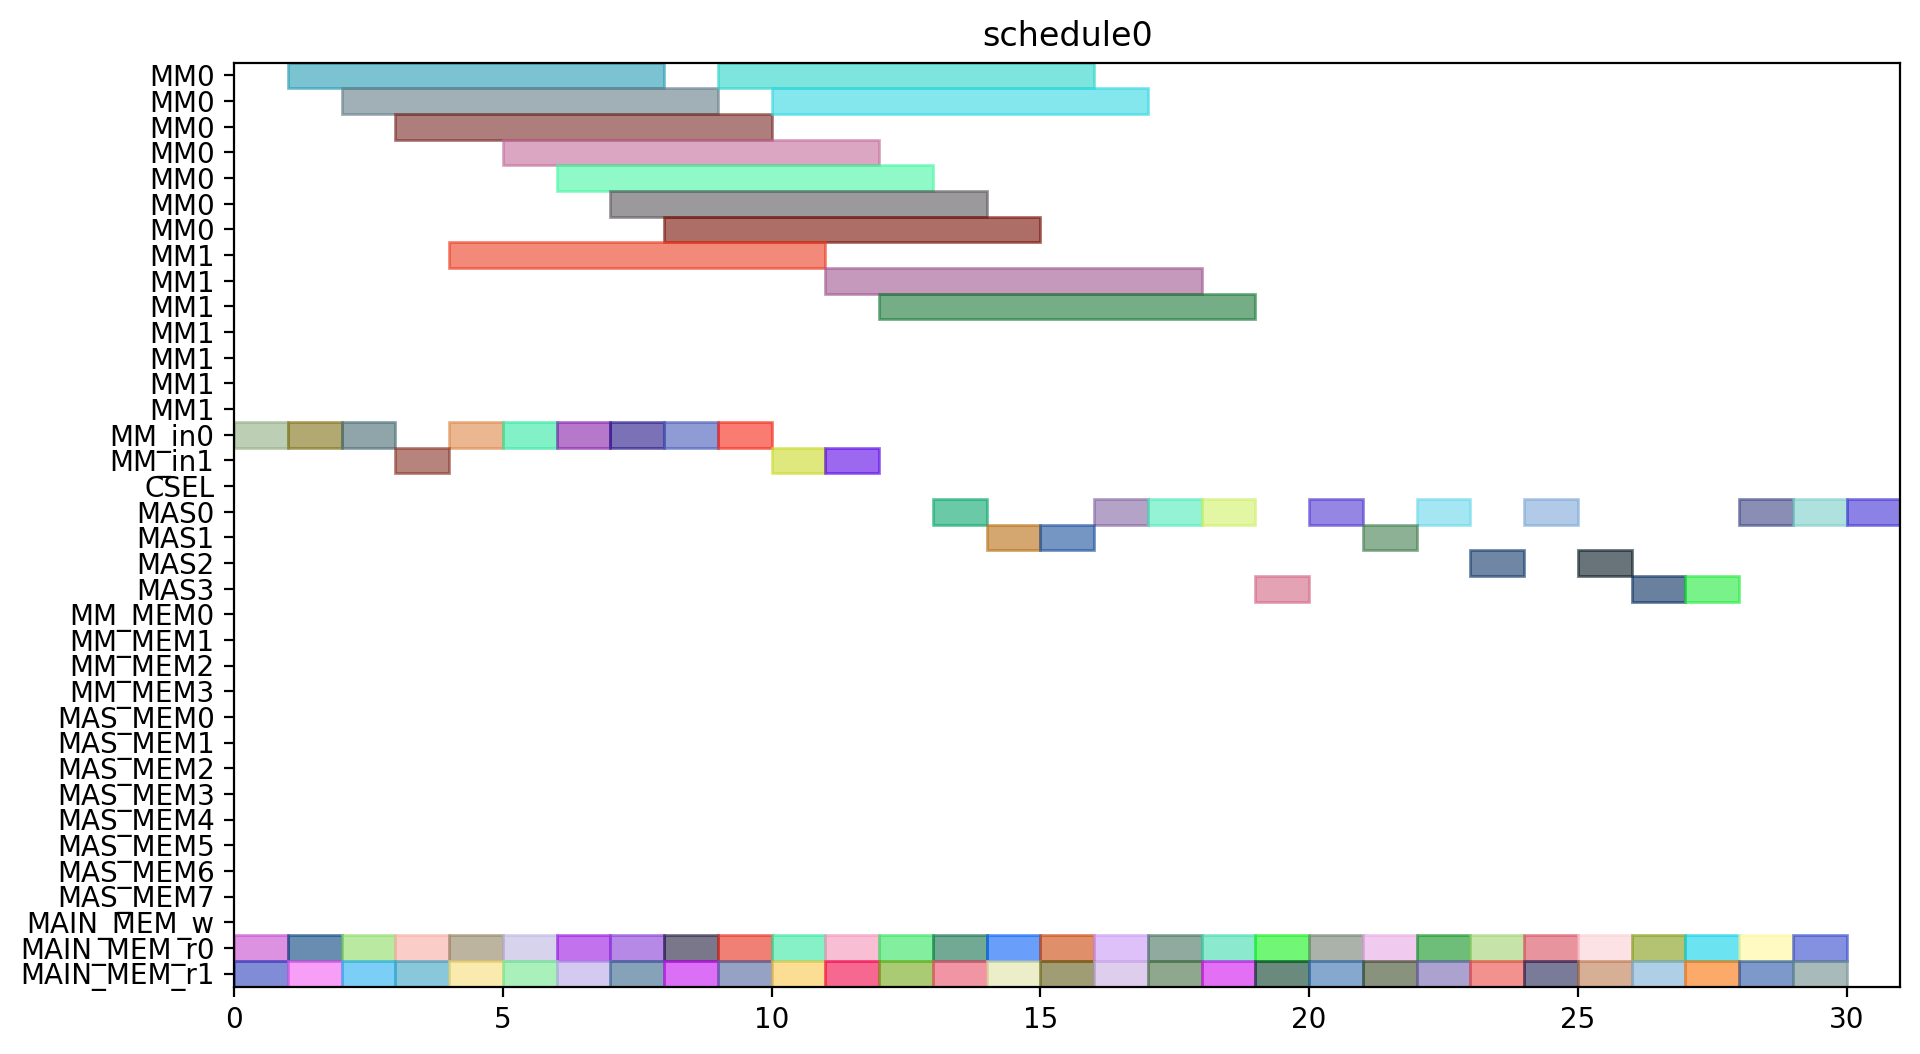

Reproduce this figure in Python.
from pyschedule import Scenario, solvers, plotters, alt


def solve():
	horizon = 120
	S = Scenario("schedule0", horizon=horizon)

	# resource
	MM = S.Resources('MM', num=2, size=7)
	MM_in = S.Resources('MM_in', num=2)
	CSEL = S.Resource('CSEL')
	MAS = S.Resources('MAS', num=4, size=1, periods=range(1, horizon))
	MM_MEM = S.Resources('MM_MEM', num=4)
	MAS_MEM = S.Resources('MAS_MEM', num=8)
	MAIN_MEM_w = S.Resource('MAIN_MEM_w', size=1)
	MAIN_MEM_r = S.Resources('MAIN_MEM_r', num=2)

	# result of previous scheduling

	# new tasks
	T1_t0 = S.Task('T1_t0', length=1, delay_cost=1)
	T1_t0 += alt(MAS)
	T1_t0_mem0 = S.Task('T1_t0_mem0', length=1, delay_cost=1)
	T1_t0_mem0 += MAIN_MEM_r[0]
	S += T1_t0_mem0 <= T1_t0

	T1_t0_mem1 = S.Task('T1_t0_mem1', length=1, delay_cost=1)
	T1_t0_mem1 += MAIN_MEM_r[1]
	S += T1_t0_mem1 <= T1_t0

	T1_t1 = S.Task('T1_t1', length=1, delay_cost=1)
	T1_t1 += alt(MAS)
	T1_t1_mem0 = S.Task('T1_t1_mem0', length=1, delay_cost=1)
	T1_t1_mem0 += MAIN_MEM_r[0]
	S += T1_t1_mem0 <= T1_t1

	T1_t1_mem1 = S.Task('T1_t1_mem1', length=1, delay_cost=1)
	T1_t1_mem1 += MAIN_MEM_r[1]
	S += T1_t1_mem1 <= T1_t1

	T1_t3 = S.Task('T1_t3', length=7, delay_cost=1)
	T1_t3 += alt(MM)
	T1_t3_in = S.Task('T1_t3_in', length=1, delay_cost=1)
	T1_t3_in += alt(MM_in)
	S += T1_t3_in*MM_in[0]<=T1_t3*MM[0]
	S += T1_t3_in*MM_in[1]<=T1_t3*MM[1]
	T1_t3_mem0 = S.Task('T1_t3_mem0', length=1, delay_cost=1)
	T1_t3_mem0 += MAIN_MEM_r[0]
	S += T1_t3_mem0 <= T1_t3

	T1_t3_mem1 = S.Task('T1_t3_mem1', length=1, delay_cost=1)
	T1_t3_mem1 += MAIN_MEM_r[1]
	S += T1_t3_mem1 <= T1_t3

	T2_t0 = S.Task('T2_t0', length=7, delay_cost=1)
	T2_t0 += alt(MM)
	T2_t0_in = S.Task('T2_t0_in', length=1, delay_cost=1)
	T2_t0_in += alt(MM_in)
	S += T2_t0_in*MM_in[0]<=T2_t0*MM[0]
	S += T2_t0_in*MM_in[1]<=T2_t0*MM[1]
	T2_t0_mem0 = S.Task('T2_t0_mem0', length=1, delay_cost=1)
	T2_t0_mem0 += MAIN_MEM_r[0]
	S += T2_t0_mem0 <= T2_t0

	T2_t0_mem1 = S.Task('T2_t0_mem1', length=1, delay_cost=1)
	T2_t0_mem1 += MAIN_MEM_r[1]
	S += T2_t0_mem1 <= T2_t0

	T2_t1 = S.Task('T2_t1', length=7, delay_cost=1)
	T2_t1 += alt(MM)
	T2_t1_in = S.Task('T2_t1_in', length=1, delay_cost=1)
	T2_t1_in += alt(MM_in)
	S += T2_t1_in*MM_in[0]<=T2_t1*MM[0]
	S += T2_t1_in*MM_in[1]<=T2_t1*MM[1]
	T2_t1_mem0 = S.Task('T2_t1_mem0', length=1, delay_cost=1)
	T2_t1_mem0 += MAIN_MEM_r[0]
	S += T2_t1_mem0 <= T2_t1

	T2_t1_mem1 = S.Task('T2_t1_mem1', length=1, delay_cost=1)
	T2_t1_mem1 += MAIN_MEM_r[1]
	S += T2_t1_mem1 <= T2_t1

	T2_t2 = S.Task('T2_t2', length=1, delay_cost=1)
	T2_t2 += alt(MAS)
	T2_t2_mem0 = S.Task('T2_t2_mem0', length=1, delay_cost=1)
	T2_t2_mem0 += MAIN_MEM_r[0]
	S += T2_t2_mem0 <= T2_t2

	T2_t2_mem1 = S.Task('T2_t2_mem1', length=1, delay_cost=1)
	T2_t2_mem1 += MAIN_MEM_r[1]
	S += T2_t2_mem1 <= T2_t2

	T2_t3 = S.Task('T2_t3', length=1, delay_cost=1)
	T2_t3 += alt(MAS)
	T2_t3_mem0 = S.Task('T2_t3_mem0', length=1, delay_cost=1)
	T2_t3_mem0 += MAIN_MEM_r[0]
	S += T2_t3_mem0 <= T2_t3

	T2_t3_mem1 = S.Task('T2_t3_mem1', length=1, delay_cost=1)
	T2_t3_mem1 += MAIN_MEM_r[1]
	S += T2_t3_mem1 <= T2_t3

	T3_t0 = S.Task('T3_t0', length=7, delay_cost=1)
	T3_t0 += alt(MM)
	T3_t0_in = S.Task('T3_t0_in', length=1, delay_cost=1)
	T3_t0_in += alt(MM_in)
	S += T3_t0_in*MM_in[0]<=T3_t0*MM[0]
	S += T3_t0_in*MM_in[1]<=T3_t0*MM[1]
	T3_t0_mem0 = S.Task('T3_t0_mem0', length=1, delay_cost=1)
	T3_t0_mem0 += MAIN_MEM_r[0]
	S += T3_t0_mem0 <= T3_t0

	T3_t0_mem1 = S.Task('T3_t0_mem1', length=1, delay_cost=1)
	T3_t0_mem1 += MAIN_MEM_r[1]
	S += T3_t0_mem1 <= T3_t0

	T3_t1 = S.Task('T3_t1', length=7, delay_cost=1)
	T3_t1 += alt(MM)
	T3_t1_in = S.Task('T3_t1_in', length=1, delay_cost=1)
	T3_t1_in += alt(MM_in)
	S += T3_t1_in*MM_in[0]<=T3_t1*MM[0]
	S += T3_t1_in*MM_in[1]<=T3_t1*MM[1]
	T3_t1_mem0 = S.Task('T3_t1_mem0', length=1, delay_cost=1)
	T3_t1_mem0 += MAIN_MEM_r[0]
	S += T3_t1_mem0 <= T3_t1

	T3_t1_mem1 = S.Task('T3_t1_mem1', length=1, delay_cost=1)
	T3_t1_mem1 += MAIN_MEM_r[1]
	S += T3_t1_mem1 <= T3_t1

	T3_t2 = S.Task('T3_t2', length=1, delay_cost=1)
	T3_t2 += alt(MAS)
	T3_t2_mem0 = S.Task('T3_t2_mem0', length=1, delay_cost=1)
	T3_t2_mem0 += MAIN_MEM_r[0]
	S += T3_t2_mem0 <= T3_t2

	T3_t2_mem1 = S.Task('T3_t2_mem1', length=1, delay_cost=1)
	T3_t2_mem1 += MAIN_MEM_r[1]
	S += T3_t2_mem1 <= T3_t2

	T3_t3 = S.Task('T3_t3', length=1, delay_cost=1)
	T3_t3 += alt(MAS)
	T3_t3_mem0 = S.Task('T3_t3_mem0', length=1, delay_cost=1)
	T3_t3_mem0 += MAIN_MEM_r[0]
	S += T3_t3_mem0 <= T3_t3

	T3_t3_mem1 = S.Task('T3_t3_mem1', length=1, delay_cost=1)
	T3_t3_mem1 += MAIN_MEM_r[1]
	S += T3_t3_mem1 <= T3_t3

	T4_t0 = S.Task('T4_t0', length=7, delay_cost=1)
	T4_t0 += alt(MM)
	T4_t0_in = S.Task('T4_t0_in', length=1, delay_cost=1)
	T4_t0_in += alt(MM_in)
	S += T4_t0_in*MM_in[0]<=T4_t0*MM[0]
	S += T4_t0_in*MM_in[1]<=T4_t0*MM[1]
	T4_t0_mem0 = S.Task('T4_t0_mem0', length=1, delay_cost=1)
	T4_t0_mem0 += MAIN_MEM_r[0]
	S += T4_t0_mem0 <= T4_t0

	T4_t0_mem1 = S.Task('T4_t0_mem1', length=1, delay_cost=1)
	T4_t0_mem1 += MAIN_MEM_r[1]
	S += T4_t0_mem1 <= T4_t0

	T4_t1 = S.Task('T4_t1', length=7, delay_cost=1)
	T4_t1 += alt(MM)
	T4_t1_in = S.Task('T4_t1_in', length=1, delay_cost=1)
	T4_t1_in += alt(MM_in)
	S += T4_t1_in*MM_in[0]<=T4_t1*MM[0]
	S += T4_t1_in*MM_in[1]<=T4_t1*MM[1]
	T4_t1_mem0 = S.Task('T4_t1_mem0', length=1, delay_cost=1)
	T4_t1_mem0 += MAIN_MEM_r[0]
	S += T4_t1_mem0 <= T4_t1

	T4_t1_mem1 = S.Task('T4_t1_mem1', length=1, delay_cost=1)
	T4_t1_mem1 += MAIN_MEM_r[1]
	S += T4_t1_mem1 <= T4_t1

	T4_t2 = S.Task('T4_t2', length=1, delay_cost=1)
	T4_t2 += alt(MAS)
	T4_t2_mem0 = S.Task('T4_t2_mem0', length=1, delay_cost=1)
	T4_t2_mem0 += MAIN_MEM_r[0]
	S += T4_t2_mem0 <= T4_t2

	T4_t2_mem1 = S.Task('T4_t2_mem1', length=1, delay_cost=1)
	T4_t2_mem1 += MAIN_MEM_r[1]
	S += T4_t2_mem1 <= T4_t2

	T4_t3 = S.Task('T4_t3', length=1, delay_cost=1)
	T4_t3 += alt(MAS)
	T4_t3_mem0 = S.Task('T4_t3_mem0', length=1, delay_cost=1)
	T4_t3_mem0 += MAIN_MEM_r[0]
	S += T4_t3_mem0 <= T4_t3

	T4_t3_mem1 = S.Task('T4_t3_mem1', length=1, delay_cost=1)
	T4_t3_mem1 += MAIN_MEM_r[1]
	S += T4_t3_mem1 <= T4_t3

	T5_t0 = S.Task('T5_t0', length=1, delay_cost=1)
	T5_t0 += alt(MAS)
	T5_t0_mem0 = S.Task('T5_t0_mem0', length=1, delay_cost=1)
	T5_t0_mem0 += MAIN_MEM_r[0]
	S += T5_t0_mem0 <= T5_t0

	T5_t0_mem1 = S.Task('T5_t0_mem1', length=1, delay_cost=1)
	T5_t0_mem1 += MAIN_MEM_r[1]
	S += T5_t0_mem1 <= T5_t0

	T5_t1 = S.Task('T5_t1', length=1, delay_cost=1)
	T5_t1 += alt(MAS)
	T5_t1_mem0 = S.Task('T5_t1_mem0', length=1, delay_cost=1)
	T5_t1_mem0 += MAIN_MEM_r[0]
	S += T5_t1_mem0 <= T5_t1

	T5_t1_mem1 = S.Task('T5_t1_mem1', length=1, delay_cost=1)
	T5_t1_mem1 += MAIN_MEM_r[1]
	S += T5_t1_mem1 <= T5_t1

	T5_t3 = S.Task('T5_t3', length=7, delay_cost=1)
	T5_t3 += alt(MM)
	T5_t3_in = S.Task('T5_t3_in', length=1, delay_cost=1)
	T5_t3_in += alt(MM_in)
	S += T5_t3_in*MM_in[0]<=T5_t3*MM[0]
	S += T5_t3_in*MM_in[1]<=T5_t3*MM[1]
	T5_t3_mem0 = S.Task('T5_t3_mem0', length=1, delay_cost=1)
	T5_t3_mem0 += MAIN_MEM_r[0]
	S += T5_t3_mem0 <= T5_t3

	T5_t3_mem1 = S.Task('T5_t3_mem1', length=1, delay_cost=1)
	T5_t3_mem1 += MAIN_MEM_r[1]
	S += T5_t3_mem1 <= T5_t3

	T6_t0 = S.Task('T6_t0', length=7, delay_cost=1)
	T6_t0 += alt(MM)
	T6_t0_in = S.Task('T6_t0_in', length=1, delay_cost=1)
	T6_t0_in += alt(MM_in)
	S += T6_t0_in*MM_in[0]<=T6_t0*MM[0]
	S += T6_t0_in*MM_in[1]<=T6_t0*MM[1]
	T6_t0_mem0 = S.Task('T6_t0_mem0', length=1, delay_cost=1)
	T6_t0_mem0 += MAIN_MEM_r[0]
	S += T6_t0_mem0 <= T6_t0

	T6_t0_mem1 = S.Task('T6_t0_mem1', length=1, delay_cost=1)
	T6_t0_mem1 += MAIN_MEM_r[1]
	S += T6_t0_mem1 <= T6_t0

	T6_t1 = S.Task('T6_t1', length=7, delay_cost=1)
	T6_t1 += alt(MM)
	T6_t1_in = S.Task('T6_t1_in', length=1, delay_cost=1)
	T6_t1_in += alt(MM_in)
	S += T6_t1_in*MM_in[0]<=T6_t1*MM[0]
	S += T6_t1_in*MM_in[1]<=T6_t1*MM[1]
	T6_t1_mem0 = S.Task('T6_t1_mem0', length=1, delay_cost=1)
	T6_t1_mem0 += MAIN_MEM_r[0]
	S += T6_t1_mem0 <= T6_t1

	T6_t1_mem1 = S.Task('T6_t1_mem1', length=1, delay_cost=1)
	T6_t1_mem1 += MAIN_MEM_r[1]
	S += T6_t1_mem1 <= T6_t1

	T6_t2 = S.Task('T6_t2', length=1, delay_cost=1)
	T6_t2 += alt(MAS)
	T6_t2_mem0 = S.Task('T6_t2_mem0', length=1, delay_cost=1)
	T6_t2_mem0 += MAIN_MEM_r[0]
	S += T6_t2_mem0 <= T6_t2

	T6_t2_mem1 = S.Task('T6_t2_mem1', length=1, delay_cost=1)
	T6_t2_mem1 += MAIN_MEM_r[1]
	S += T6_t2_mem1 <= T6_t2

	T6_t3 = S.Task('T6_t3', length=1, delay_cost=1)
	T6_t3 += alt(MAS)
	T6_t3_mem0 = S.Task('T6_t3_mem0', length=1, delay_cost=1)
	T6_t3_mem0 += MAIN_MEM_r[0]
	S += T6_t3_mem0 <= T6_t3

	T6_t3_mem1 = S.Task('T6_t3_mem1', length=1, delay_cost=1)
	T6_t3_mem1 += MAIN_MEM_r[1]
	S += T6_t3_mem1 <= T6_t3

	T7_t0 = S.Task('T7_t0', length=7, delay_cost=1)
	T7_t0 += alt(MM)
	T7_t0_in = S.Task('T7_t0_in', length=1, delay_cost=1)
	T7_t0_in += alt(MM_in)
	S += T7_t0_in*MM_in[0]<=T7_t0*MM[0]
	S += T7_t0_in*MM_in[1]<=T7_t0*MM[1]
	T7_t0_mem0 = S.Task('T7_t0_mem0', length=1, delay_cost=1)
	T7_t0_mem0 += MAIN_MEM_r[0]
	S += T7_t0_mem0 <= T7_t0

	T7_t0_mem1 = S.Task('T7_t0_mem1', length=1, delay_cost=1)
	T7_t0_mem1 += MAIN_MEM_r[1]
	S += T7_t0_mem1 <= T7_t0

	T7_t1 = S.Task('T7_t1', length=7, delay_cost=1)
	T7_t1 += alt(MM)
	T7_t1_in = S.Task('T7_t1_in', length=1, delay_cost=1)
	T7_t1_in += alt(MM_in)
	S += T7_t1_in*MM_in[0]<=T7_t1*MM[0]
	S += T7_t1_in*MM_in[1]<=T7_t1*MM[1]
	T7_t1_mem0 = S.Task('T7_t1_mem0', length=1, delay_cost=1)
	T7_t1_mem0 += MAIN_MEM_r[0]
	S += T7_t1_mem0 <= T7_t1

	T7_t1_mem1 = S.Task('T7_t1_mem1', length=1, delay_cost=1)
	T7_t1_mem1 += MAIN_MEM_r[1]
	S += T7_t1_mem1 <= T7_t1

	T7_t2 = S.Task('T7_t2', length=1, delay_cost=1)
	T7_t2 += alt(MAS)
	T7_t2_mem0 = S.Task('T7_t2_mem0', length=1, delay_cost=1)
	T7_t2_mem0 += MAIN_MEM_r[0]
	S += T7_t2_mem0 <= T7_t2

	T7_t2_mem1 = S.Task('T7_t2_mem1', length=1, delay_cost=1)
	T7_t2_mem1 += MAIN_MEM_r[1]
	S += T7_t2_mem1 <= T7_t2

	T7_t3 = S.Task('T7_t3', length=1, delay_cost=1)
	T7_t3 += alt(MAS)
	T7_t3_mem0 = S.Task('T7_t3_mem0', length=1, delay_cost=1)
	T7_t3_mem0 += MAIN_MEM_r[0]
	S += T7_t3_mem0 <= T7_t3

	T7_t3_mem1 = S.Task('T7_t3_mem1', length=1, delay_cost=1)
	T7_t3_mem1 += MAIN_MEM_r[1]
	S += T7_t3_mem1 <= T7_t3

	T8_t2 = S.Task('T8_t2', length=1, delay_cost=1)
	T8_t2 += alt(MAS)
	T8_t2_mem0 = S.Task('T8_t2_mem0', length=1, delay_cost=1)
	T8_t2_mem0 += MAIN_MEM_r[0]
	S += T8_t2_mem0 <= T8_t2

	T8_t2_mem1 = S.Task('T8_t2_mem1', length=1, delay_cost=1)
	T8_t2_mem1 += MAIN_MEM_r[1]
	S += T8_t2_mem1 <= T8_t2

	T9_t2 = S.Task('T9_t2', length=1, delay_cost=1)
	T9_t2 += alt(MAS)
	T9_t2_mem0 = S.Task('T9_t2_mem0', length=1, delay_cost=1)
	T9_t2_mem0 += MAIN_MEM_r[0]
	S += T9_t2_mem0 <= T9_t2

	T9_t2_mem1 = S.Task('T9_t2_mem1', length=1, delay_cost=1)
	T9_t2_mem1 += MAIN_MEM_r[1]
	S += T9_t2_mem1 <= T9_t2

	T10_t2 = S.Task('T10_t2', length=1, delay_cost=1)
	T10_t2 += alt(MAS)
	T10_t2_mem0 = S.Task('T10_t2_mem0', length=1, delay_cost=1)
	T10_t2_mem0 += MAIN_MEM_r[0]
	S += T10_t2_mem0 <= T10_t2

	T10_t2_mem1 = S.Task('T10_t2_mem1', length=1, delay_cost=1)
	T10_t2_mem1 += MAIN_MEM_r[1]
	S += T10_t2_mem1 <= T10_t2

	T11_t2 = S.Task('T11_t2', length=1, delay_cost=1)
	T11_t2 += alt(MAS)
	T11_t2_mem0 = S.Task('T11_t2_mem0', length=1, delay_cost=1)
	T11_t2_mem0 += MAIN_MEM_r[0]
	S += T11_t2_mem0 <= T11_t2

	T11_t2_mem1 = S.Task('T11_t2_mem1', length=1, delay_cost=1)
	T11_t2_mem1 += MAIN_MEM_r[1]
	S += T11_t2_mem1 <= T11_t2

	solvers.mip.solve(S,msg=1,kind='CPLEX',ratio_gap=1.01)

	solution = [['hoge']*len(S.solution()[1]) for i in range(len(S.solution()))]
	for i in range(len(S.solution())):
		for j in range(len(S.solution()[i])):
			solution[i][j]=str(S.solution()[i][j])
	print(solution)

	cycles = int(solution[-1][3])

	pic_file_name = "/home/mfukuda/ABE/multiRAM_multiMAS_16mux/scheduling_result/stage7MM2_stage1MAS4/EP2_LADDERMUL/schedule0.png"
	if(S.solution() != []):
		plotters.matplotlib.plot(S,img_filename=pic_file_name, show_task_labels=False, fig_size=(cycles*0.25+3, 6))

	return solution
